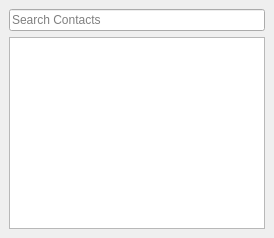
<?xml version="1.0" encoding="UTF-8"?>
<ui version="4.0">
  <class>ContactListWindow</class>
  <widget class="QMainWindow" name="ContactListWindow">
    <property name="windowTitle"><string>Contacts</string></property>
    <widget class="QWidget" name="centralwidget">
      <layout class="QVBoxLayout" name="mainLayout">
        <item>
          <widget class="QLineEdit" name="searchLineEdit">
            <property name="placeholderText">
              <string>Search Contacts</string>
            </property>
          </widget>
        </item>
        <item>
          <widget class="QListWidget" name="contactsListWidget"/>
        </item>
      </layout>
    </widget>
    <action name="actionSettings">
      <property name="text"><string>&amp;Settings</string></property>
    </action>
    <menubar name="menubar">
      <addaction name="actionSettings"/>
    </menubar>
  </widget>
  <resources/>
  <connections>
    <connection>
      <sender>contactsListWidget</sender>
      <signal>currentItemChanged(QListWidgetItem*,QListWidgetItem*)</signal>
      <receiver>ContactListWindow</receiver>
      <slot>openChat(QListWidgetItem*,QListWidgetItem*)</slot>
    </connection>
    <connection>
      <sender>actionSettings</sender>
      <signal>triggered()</signal>
      <receiver>ContactListWindow</receiver>
      <slot>openSettings()</slot>
    </connection>
  </connections>
</ui>
